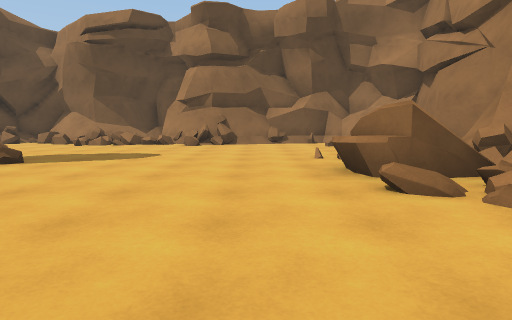
view 1 (above)

24 first-person views from a walk through a 3-D level made in the Unity game engine. The camera is 1.2 m above the floor, tilts 6° down and sees 75° across. The floor is counted in squares, 2 m on a side. Each view is taken from the middle of a square. On the plan, view 1 faces up. The plan holds only what a view shows up to about 10 squares ahead; the rest is blank. The place goes on beyond the plan. Some animated figures are left out.

view 2
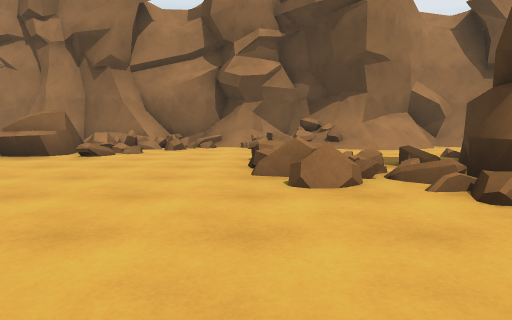

view 3
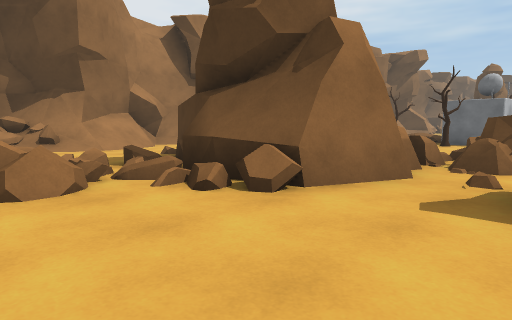

view 4
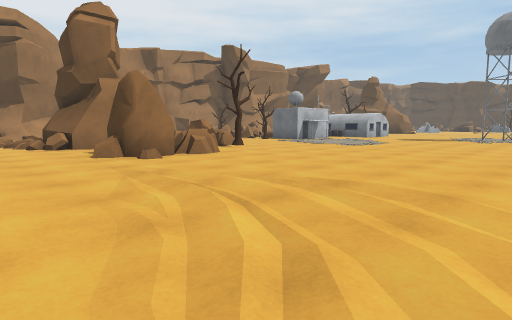

view 5
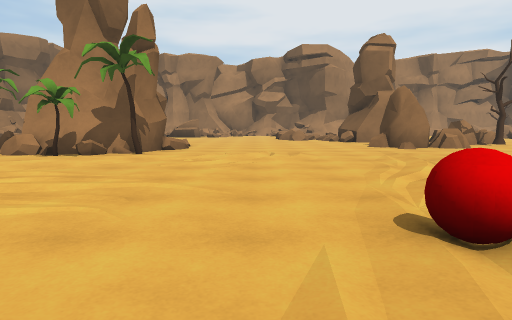

view 6
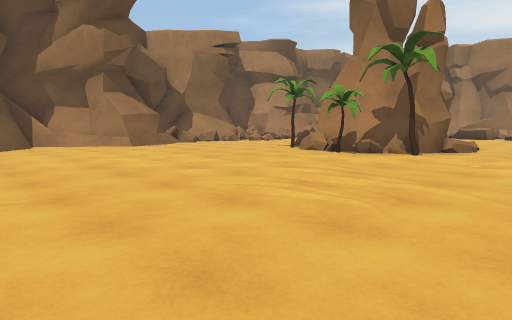

view 7
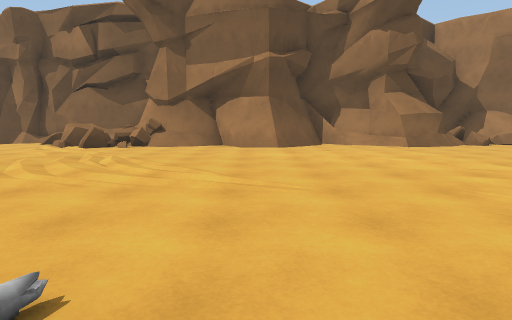

view 8
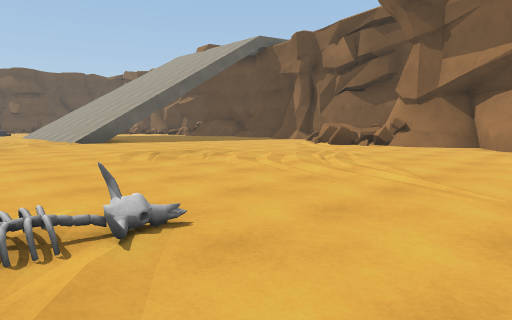

view 9
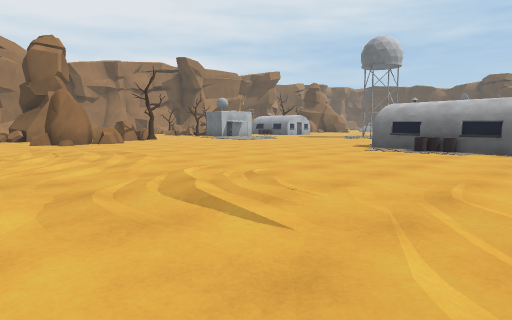

view 10
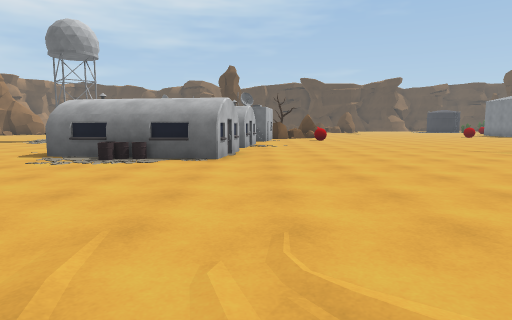

view 11
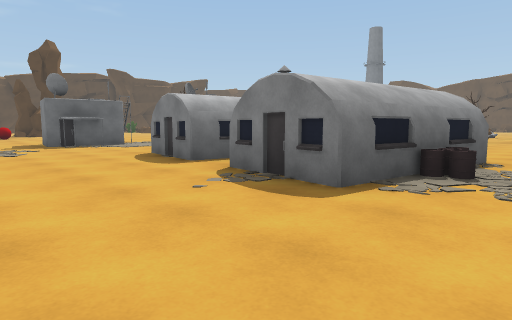

view 12
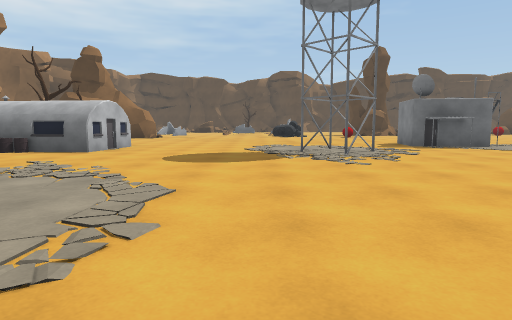

view 13
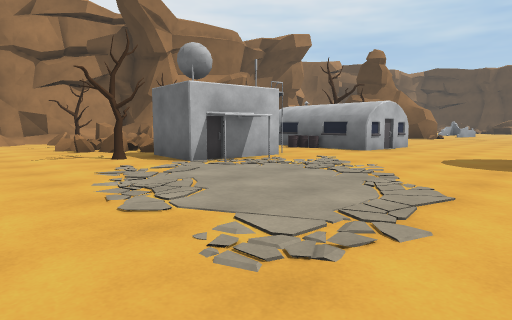

view 14
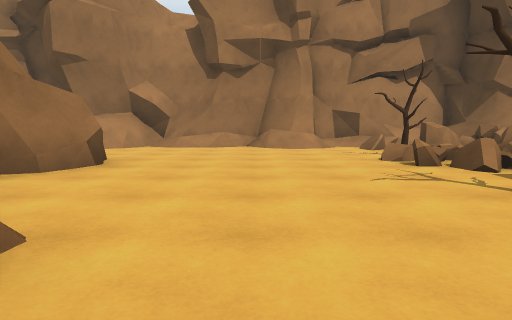

view 15
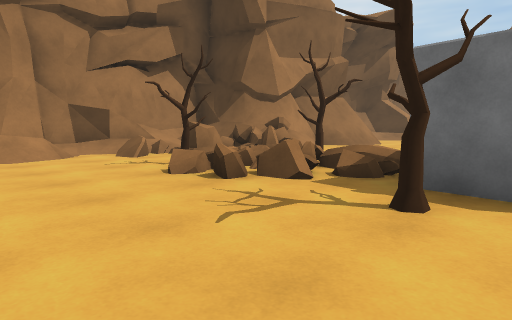

view 16
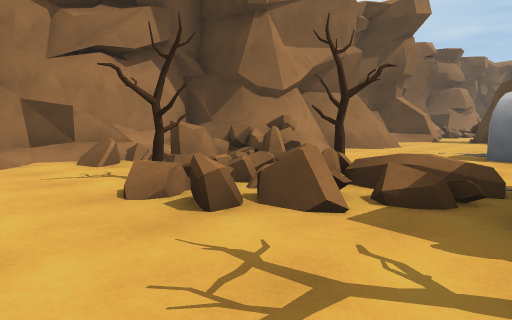

view 17
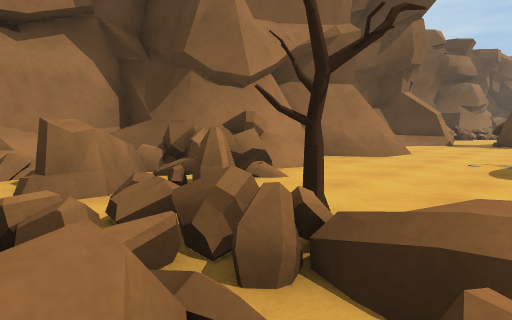

view 18
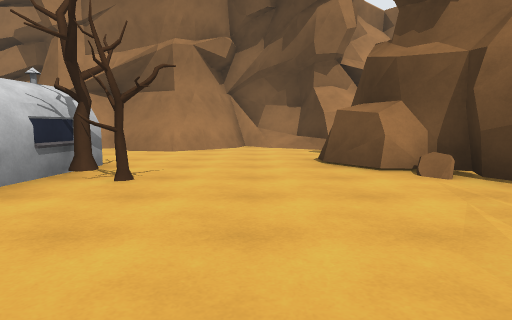

view 19
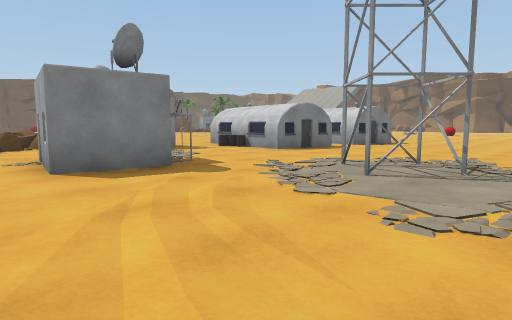

view 20
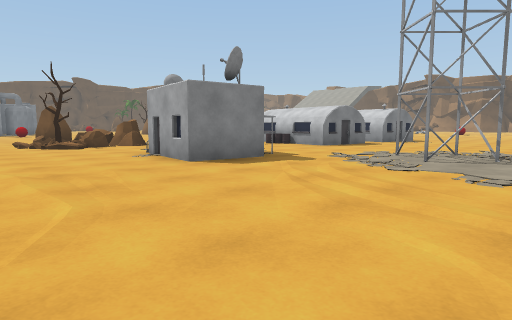

view 21
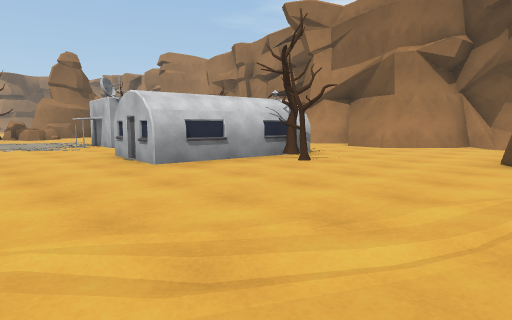

view 22
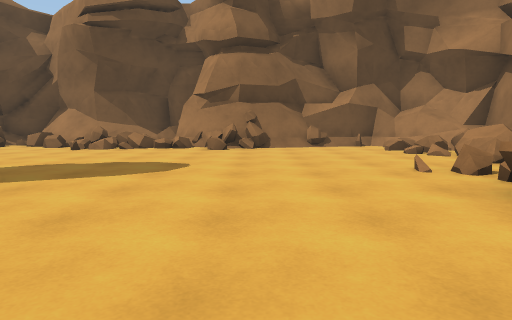

view 23
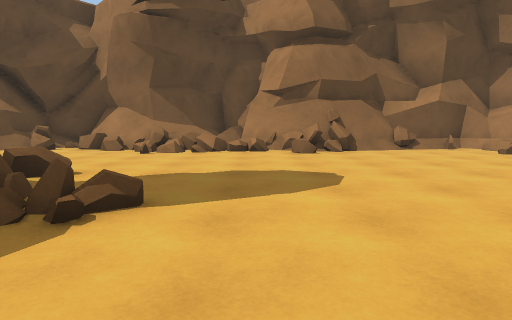

view 24
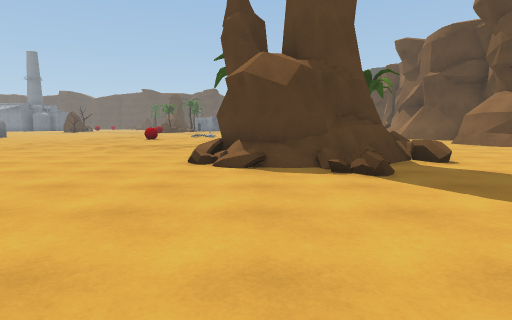

### Floor plan
Key: @ floor where view 1 was taken; # wall or solid block; x gap in a wall; . main floor; : floor 0.25 m higher than the main floor; / step, stairs or slope; = window, fence, low wall or low ledge; ^ raised ledge; R rock; T tree; B building; E red ball.
Columns run from 24 left of view 1 to 5 right of it. Each row starts with its distance up from view 1.
 13                   ####
 12       ##############=########
 11   .=^##/###..##/=.===###///=#
 10   ..=#................=.../#=
  9    ......................./=#
  8    ........................=#
  7   ..............T==........^#
  6  ...............###=......=##
  5 ...............TT###=....==##
  4 ................T###.....=#=##
  3 ..................#........=##
  2 ........=..................#=#
  1       .........//...........=#
  0        ....E...........=@=..=#
 -1        ................=.=  =#
 -2        .../...........##....=#
 -3       ............R#.###.../##
 -4      .............RR.# ###.//#
 -5     ................R^ ###../#
 -6     ...............TRR......##
 -7    .................R.......##
 -8   .......BB..................#
 -9  .......BBBB................##
-10  .......B  B................/#
-11 ........  ..........B#T.=T.=/#
-12 ........BBB.........BB x=#=^/^
-13        BBBB..........B .T.##/#
-14         .B............ ...=#^^
-15        B#.....##......B.../#
-16        BB.....##....BBBB...#
-17       R B.#B........BBBB..##
-18      RR/.BBB.........TT...##
-19     RRT/...B............../##
-20     ..:..................../#
-21       ...................../#
-22             ..........###.###

Positions as (right, up) in squares from view 1, and headings:
1: (0, 0), facing up
2: (-5, 0), facing right
3: (-5, 0), facing down-right
4: (-12, 0), facing down-right
5: (-15, 1), facing right
6: (-15, 1), facing up-right
7: (-15, 1), facing up
8: (-14, 1), facing up-left
9: (-17, 0), facing down-right
10: (-17, -2), facing down
11: (-10, -7), facing down-left
12: (-8, -8), facing down
13: (-8, -8), facing down-right
14: (-5, -8), facing right
15: (-3, -8), facing down-right
16: (-2, -9), facing down-right
17: (-1, -11), facing down-right
18: (-6, -20), facing right
19: (-8, -20), facing up-left
20: (-8, -22), facing up-left
21: (-7, -22), facing up-right
22: (-1, 2), facing up
23: (-3, 3), facing up
24: (0, 4), facing left
